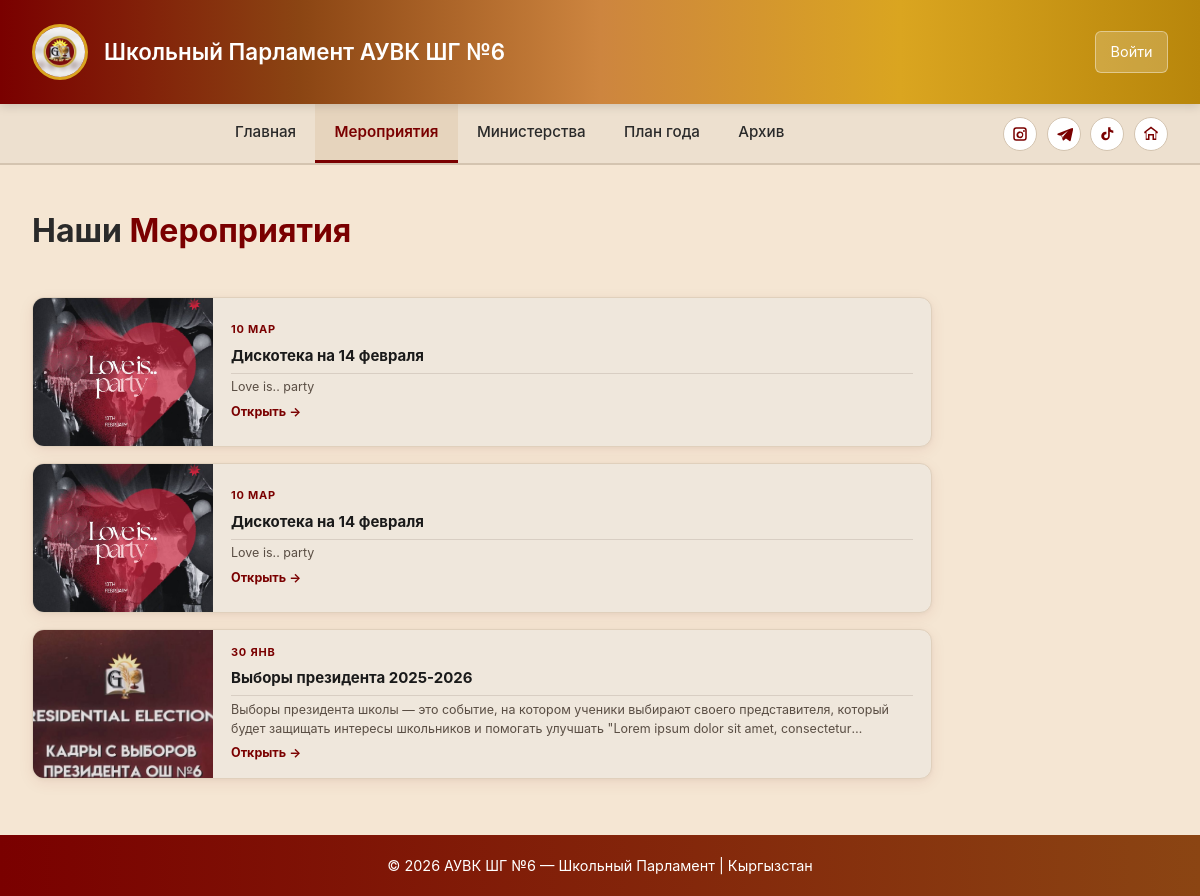
/events/events/, run on the app's committed database.
### apps/events/models.py (models this page shows, shortened)
class EventBase(models.Model):
    date = models.DateField(blank=True,null=True)
    name = models.CharField(max_length=50)
    description = models.TextField(blank=True,max_length=1000)
    created_at = models.DateTimeField(auto_now_add=True)
    class Meta:
        abstract = True

class Events(EventBase):
    image = models.ImageField(upload_to='images',blank=False,null=True)
    class Meta:
        verbose_name = "Мероприятие"
        verbose_name_plural = "Мероприятия"
        ordering = ['-created_at']

### apps/events/views.py (the view)
# urls.py: path("events/", views.events_list_public, name="events_list_public"),
def events_list_public(request):
    events = Events.objects.all()
    return render(request, "events/events_list_public.html", {"events": events})

### templates/events/events_list_public.html (shortened to what this page needs)
{% extends "base_parlament.html" %}
{% block content %}
<div class="page-header">
    <h2>Наши <span>Мероприятия</span></h2>
</div>
<div class="events-list">
  {% for event in events %}
  <div class="event-card">
    {% if event.image %}
    <img src="{{ event.image.url }}" alt="{{ event.name }}" />
    {% endif %}
    <div class="event-body">
      <div class="event-meta">
        <span class="event-date">{{ event.date|date:"d M"|upper|default:"" }}</span>
      </div>
      <div class="event-title">{{ event.name }}</div>
      <p class="event-desc">{{ event.description }}</p>
      <a href="{% url 'event_detail_public' event.id %}" class="event-link">Открыть →</a>
    </div>
  </div>
  {% empty %}
  <p>Мероприятий пока нет.</p>
  {% endfor %}
</div>
{% endblock %}

### templates/base_parlament.html (style rules this page uses)
* { margin: 0; padding: 0; box-sizing: border-box; }
body { font-family: -apple-system, BlinkMacSystemFont, 'Segoe UI', Roboto, Arial, sans-serif; background: #f5e6d3; color: #2a2a2a; line-height: 1.6; }
h2, h3 { margin-bottom: .6rem; }

### templates/events/events_list_public.html (style rules this page uses)
.page-header { margin-bottom: 2.5rem; }
.page-header h2 { font-size: 2rem; font-weight: 700; color: #2a2a2a; }
.page-header h2 span { color: #7A0000; }
.events-list { display: flex; flex-direction: column; gap: 1rem; margin-top: 1.2rem; }
.event-card { display: flex; align-items: stretch; height: 150px; background: #efe7dc; border-radius: 12px; overflow: hidden; border: 1px solid #e0d0bc; box-shadow: 0 4px 16px rgba(122,0,0,0.07), 0 1px 4px rgba(0,0,0,0.04); transition: box-shadow 0.2s, transform 0.2s; }
.event-card { max-width: 900px; }
.event-card img { width: 180px; min-width: 120px; height: 170px; object-fit: cover; display: block; flex-shrink: 0; }
.event-body { padding: 14px 18px; display: flex; flex-direction: column; justify-content: center; flex: 1; gap: 5px; overflow: hidden; }
.event-meta { display: flex; align-items: center; gap: 8px; }
.event-date { font-size: 11px; font-weight: 700; color: #7A0000; letter-spacing: 0.07em; text-transform: uppercase; }
.event-title { font-size: 15px; font-weight: 700; color: #1a1a1a; white-space: nowrap; overflow: hidden; text-overflow: ellipsis; }
.event-desc { font-size: 12.5px; color: #5a4e44; line-height: 1.5; display: -webkit-box; -webkit-line-clamp: 2; -webkit-box-orient: vertical; overflow: hidden; }
.event-link { display: inline-flex; align-items: center; gap: 4px; font-size: 12.5px; font-weight: 700; color: #7A0000; text-decoration: none; width: fit-content; }

### data on the page
Events: image (picture), date "10 МАР", name "Дискотека на 14 февраля", description "Love is.. party"
Events: image (picture), date "10 МАР", name "Дискотека на 14 февраля", description "Love is.. party"
Events: image (picture), date "30 ЯНВ", name "Выборы президента 2025-2026", description "Выборы президента школы — это событие, на котором ученики выбирают своего представителя, который будет защищать интересы школьников и помогать улучшать \"Lorem ipsum dolor sit amet,…"
